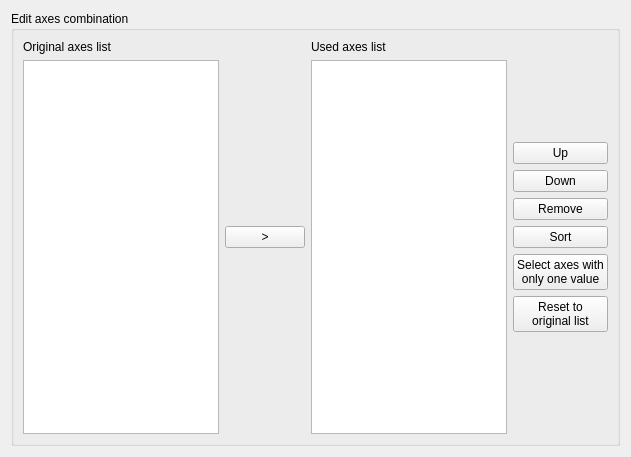
<?xml version="1.0" encoding="UTF-8"?>
<!-- @file -->
<!-- @copyright (C) Picviz Labs 2010-March 2015 -->
<!-- @copyright (C) ESI Group INENDI April 2015-2015 -->
<ui version="4.0">
 <class>PVAxesCombinationWidget</class>
 <widget class="QWidget" name="PVAxesCombinationWidget">
  <property name="geometry">
   <rect>
    <x>0</x>
    <y>0</y>
    <width>631</width>
    <height>457</height>
   </rect>
  </property>
  <property name="windowTitle">
   <string>Form</string>
  </property>
  <layout class="QVBoxLayout" name="verticalLayout">
   <item>
    <widget class="QGroupBox" name="groupBox">
     <property name="title">
      <string>Edit axes combination</string>
     </property>
     <layout class="QHBoxLayout" name="horizontalLayout">
      <item>
       <layout class="QVBoxLayout" name="verticalLayout_3">
        <item>
         <widget class="QLabel" name="label">
          <property name="text">
           <string>Original axes list</string>
          </property>
         </widget>
        </item>
        <item>
         <widget class="QListWidget" name="_list_org"/>
        </item>
       </layout>
      </item>
      <item>
       <layout class="QVBoxLayout" name="verticalLayout_2">
        <item>
         <spacer name="verticalSpacer">
          <property name="orientation">
           <enum>Qt::Vertical</enum>
          </property>
          <property name="sizeHint" stdset="0">
           <size>
            <width>20</width>
            <height>40</height>
           </size>
          </property>
         </spacer>
        </item>
        <item>
         <widget class="QPushButton" name="_btn_axis_add">
          <property name="text">
           <string>&gt;</string>
          </property>
         </widget>
        </item>
        <item>
         <spacer name="verticalSpacer_2">
          <property name="orientation">
           <enum>Qt::Vertical</enum>
          </property>
          <property name="sizeHint" stdset="0">
           <size>
            <width>20</width>
            <height>40</height>
           </size>
          </property>
         </spacer>
        </item>
       </layout>
      </item>
      <item>
       <layout class="QHBoxLayout" name="horizontalLayout_2">
        <item>
         <layout class="QVBoxLayout" name="verticalLayout_4">
          <item>
           <widget class="QLabel" name="label_2">
            <property name="text">
             <string>Used axes list</string>
            </property>
           </widget>
          </item>
          <item>
           <widget class="QListWidget" name="_list_used">
            <property name="selectionMode">
             <enum>QAbstractItemView::ExtendedSelection</enum>
            </property>
           </widget>
          </item>
         </layout>
        </item>
        <item>
         <layout class="QVBoxLayout" name="verticalLayout_5">
          <item>
           <spacer name="verticalSpacer_3">
            <property name="orientation">
             <enum>Qt::Vertical</enum>
            </property>
            <property name="sizeHint" stdset="0">
             <size>
              <width>20</width>
              <height>40</height>
             </size>
            </property>
           </spacer>
          </item>
          <item>
           <widget class="QPushButton" name="_btn_axis_up">
            <property name="text">
             <string>Up</string>
            </property>
           </widget>
          </item>
          <item>
           <widget class="QPushButton" name="_btn_axis_down">
            <property name="text">
             <string>Down</string>
            </property>
           </widget>
          </item>
          <item>
           <widget class="QPushButton" name="_btn_axis_remove">
            <property name="text">
             <string>Remove</string>
            </property>
           </widget>
          </item>
          <item>
           <widget class="QPushButton" name="_btn_sort">
            <property name="text">
             <string>Sort</string>
            </property>
           </widget>
          </item>
          <item>
           <widget class="QPushButton" name="_btn_sel_singleton">
            <property name="text">
             <string>Select axes with
only one value</string>
            </property>
           </widget>
          </item>
          <item>
           <widget class="QPushButton" name="_btn_reset">
            <property name="text">
             <string>Reset to
original list</string>
            </property>
           </widget>
          </item>
          <item>
           <spacer name="verticalSpacer_4">
            <property name="orientation">
             <enum>Qt::Vertical</enum>
            </property>
            <property name="sizeHint" stdset="0">
             <size>
              <width>20</width>
              <height>40</height>
             </size>
            </property>
           </spacer>
          </item>
         </layout>
        </item>
       </layout>
      </item>
     </layout>
    </widget>
   </item>
  </layout>
 </widget>
 <resources/>
 <connections/>
</ui>
